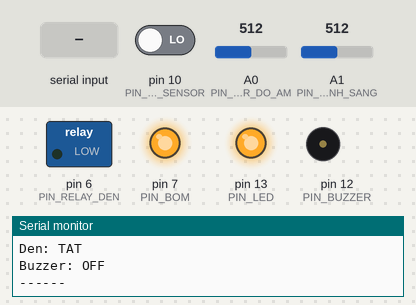
The sketch below on a simulated Arduino Uno, built with avr-gcc and run on an emulated ATmega328P. Parts: switched loads named in the sketch (green lamp = pin HIGH), output pins drawn as LEDs (lit = HIGH), buzzer (waves = sounding, pin HIGH), the last lines printed to the serial monitor. Inputs (shaded band) come from the test bench; at power-on: A1 (PIN_SENSOR_ANH_SANG) = 512, pin 10 (PIN_FIRE_SENSOR) LOW, A0 (PIN_SENSOR_DO_AM) = 512.

Above: at 1.2 s.
1.3 s: A1 (PIN_SENSOR_ANH_SANG) set to 882
4.3 s: A1 (PIN_SENSOR_ANH_SANG) set to 911
At 6.3 s:
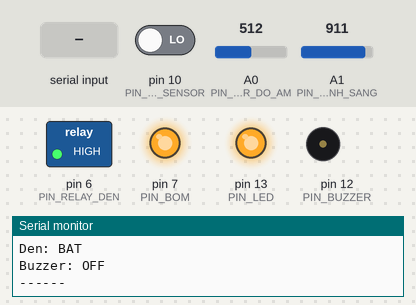
7.3 s: pin 10 (PIN_FIRE_SENSOR) driven HIGH
At 9.9 s:
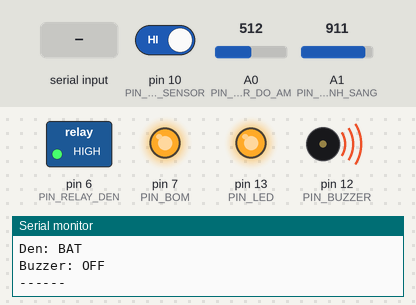
10.3 s: "DEN TAT\n" received over Serial
At 11.9 s:
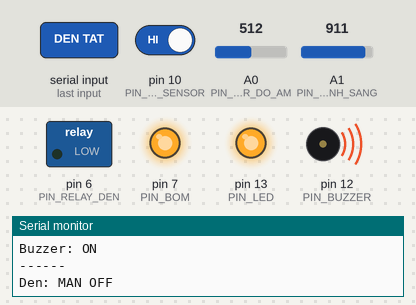
12.3 s: A0 (PIN_SENSOR_DO_AM) set to 488
At 14.4 s:
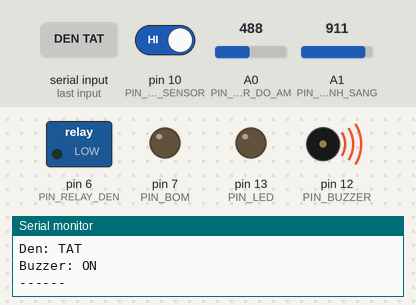
15.3 s: "DEN BAT\n" received over Serial
At 16.3 s:
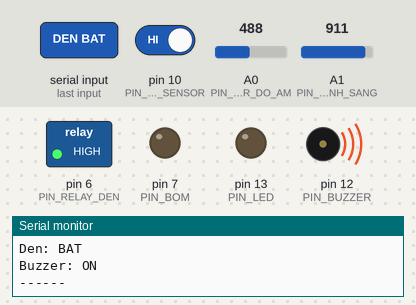
Timing chart, 0 to 28.2 s (numbered marks = the images above; inputs shaded):
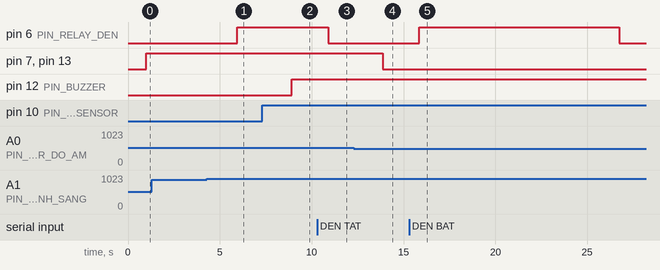

The sketch:

com12.ino
```cpp
#include <Arduino_FreeRTOS.h>
#include <queue.h>
#include <semphr.h>

constexpr uint8_t PIN_BOM = 7;
constexpr uint8_t PIN_RELAY_DEN = 6;
constexpr uint8_t PIN_SENSOR_DO_AM = A0;
constexpr uint8_t PIN_SENSOR_ANH_SANG = A1;
constexpr uint8_t PIN_LED = 13;
constexpr uint8_t PIN_FIRE_SENSOR = 10;
constexpr uint8_t PIN_BUZZER = 12;

QueueHandle_t queueDoAm;
QueueHandle_t queueAnhSang;
QueueHandle_t queueLua;
SemaphoreHandle_t mutexCheDo;

enum class CheDo : uint8_t { TU_DONG, TAY_BAT, TAY_TAT };
volatile CheDo cheDoBom = CheDo::TU_DONG;
volatile CheDo cheDoDen = CheDo::TU_DONG;
volatile CheDo cheDoBuzzer = CheDo::TU_DONG;
volatile bool justSwitchedAutoBom = false;
volatile bool justSwitchedAutoDen = false;
volatile bool justSwitchedAutoBuzzer = false;

TickType_t lastChangeBom = 0;
TickType_t lastChangeDen = 0;
TickType_t lastChangeBuzzer = 0;
bool bomOn = false;

void taskDocCamBien(void* pvParameters) {
  uint16_t doAm, anhSang;
  uint16_t lua;

  while (true) {
    doAm = analogRead(PIN_SENSOR_DO_AM);
    anhSang = analogRead(PIN_SENSOR_ANH_SANG);
    lua = digitalRead(PIN_FIRE_SENSOR);

    xQueueOverwrite(queueDoAm, &doAm);
    xQueueOverwrite(queueAnhSang, &anhSang);
    xQueueOverwrite(queueLua, &lua);

    vTaskDelay(pdMS_TO_TICKS(1000));
  }
}

void taskXuLyDieuKhien(void* pvParameters) {
  uint16_t doAm = 0, anhSang = 0, lua = 0;
  static bool prevBomState = false;
  static bool prevDenState = false;
  static bool prevBuzzerState = false;

  while (true) {
    xQueuePeek(queueDoAm, &doAm, 0);
    xQueuePeek(queueAnhSang, &anhSang, 0);
    xQueuePeek(queueLua, &lua, 0);

    CheDo localDen, localBom, localBuzzer;
    bool localJustDen, localJustBom, localJustBuzzer;
    if (xSemaphoreTake(mutexCheDo, pdMS_TO_TICKS(10)) == pdTRUE) {
      localDen = cheDoDen;
      localBom = cheDoBom;
      localBuzzer = cheDoBuzzer;
      localJustDen = justSwitchedAutoDen;
      localJustBom = justSwitchedAutoBom;
      localJustBuzzer = justSwitchedAutoBuzzer;
      xSemaphoreGive(mutexCheDo);
    } else {
      localDen = CheDo::TU_DONG;
      localBom = CheDo::TU_DONG;
      localBuzzer = CheDo::TU_DONG;
      localJustDen = localJustBom = localJustBuzzer = false;
    }

    // Đèn
    if (localDen == CheDo::TU_DONG) {
      bool denMoi = (anhSang > 900) ? true : (anhSang < 750) ? false : prevDenState;
      if (denMoi != prevDenState || localJustDen) {
        prevDenState = denMoi;
        digitalWrite(PIN_RELAY_DEN, denMoi);
      }
    } else if (localDen == CheDo::TAY_BAT) {
      prevDenState = true;
      digitalWrite(PIN_RELAY_DEN, HIGH);
    } else {
      prevDenState = false;
      digitalWrite(PIN_RELAY_DEN, LOW);
    }

    // Bơm
    if (localBom == CheDo::TU_DONG) {
      bool bomMoi = (doAm > 500);
      if (bomMoi != prevBomState || localJustBom) {
        prevBomState = bomMoi;
        bomOn = bomMoi;
        digitalWrite(PIN_BOM, bomOn);
        digitalWrite(PIN_LED, bomOn);
        if (localJustBom) {
          xSemaphoreTake(mutexCheDo, pdMS_TO_TICKS(10));
          justSwitchedAutoBom = false;
          xSemaphoreGive(mutexCheDo);
        }
      }
    } else {
      bool manual = (localBom == CheDo::TAY_BAT);
      prevBomState = manual;
      bomOn = manual;
      digitalWrite(PIN_BOM, bomOn);
      digitalWrite(PIN_LED, bomOn);
    }

    // Buzzer
    if (localBuzzer == CheDo::TU_DONG) {
      bool buzzerOn = (lua == HIGH);
      if (buzzerOn != prevBuzzerState || localJustBuzzer) {
        prevBuzzerState = buzzerOn;
        digitalWrite(PIN_BUZZER, buzzerOn ? HIGH : LOW);
      }
    } else if (localBuzzer == CheDo::TAY_BAT) {
      prevBuzzerState = true;
      digitalWrite(PIN_BUZZER, HIGH);
    } else {
      prevBuzzerState = false;
      digitalWrite(PIN_BUZZER, LOW);
    }

    if (xSemaphoreTake(mutexCheDo, pdMS_TO_TICKS(10)) == pdTRUE) {
      justSwitchedAutoDen = false;
      justSwitchedAutoBuzzer = false;
      xSemaphoreGive(mutexCheDo);
    }

    vTaskDelay(pdMS_TO_TICKS(1000));
  }
}

void taskPrintStatus(void* pvParameters) {
  uint16_t doAm, anhSang, lua;

  while (true) {
    if (xQueuePeek(queueDoAm, &doAm, 0) &&
        xQueuePeek(queueAnhSang, &anhSang, 0) &&
        xQueuePeek(queueLua, &lua, 0)) {

      bool localBomOn;
      CheDo localDen;
      if (xSemaphoreTake(mutexCheDo, pdMS_TO_TICKS(10)) == pdTRUE) {
        localBomOn = bomOn;
        localDen = cheDoDen;
        xSemaphoreGive(mutexCheDo);
      } else {
        localBomOn = false;
        localDen = CheDo::TU_DONG;
      }

      Serial.print(F("DoAm: ")); Serial.println(doAm);
      Serial.print(F("AnhSang: ")); Serial.println(anhSang);
      Serial.print(F("Lua: ")); Serial.println(lua ? F("ON") : F("OFF"));
      Serial.print(F("Bom: ")); Serial.println(localBomOn ? F("ON") : F("OFF"));
      Serial.print(F("Den: ")); Serial.println(digitalRead(PIN_RELAY_DEN) ? F("BAT") : F("TAT"));
      Serial.print(F("Buzzer: ")); Serial.println(digitalRead(PIN_BUZZER) ? F("ON") : F("OFF"));
      Serial.println(F("------"));
    }
    vTaskDelay(pdMS_TO_TICKS(2000));
  }
}

void taskNhanLenhTuPC(void* pvParameters) {
  char cmdBuffer[16];
  uint8_t idx = 0;

  while (true) {
    while (Serial.available()) {
      char c = Serial.read();
      if (c == '\n' || c == '\r') {
        if (idx > 0) {
          cmdBuffer[idx] = '\0';
          for (uint8_t i = 0; i < idx; i++) cmdBuffer[i] = toupper(cmdBuffer[i]);

          if (xSemaphoreTake(mutexCheDo, portMAX_DELAY) == pdTRUE) {
            if (strcmp(cmdBuffer, "DEN BAT") == 0) {
              cheDoDen = CheDo::TAY_BAT;
              lastChangeDen = xTaskGetTickCount();
              Serial.println(F("Den: MAN ON"));
            } else if (strcmp(cmdBuffer, "DEN TAT") == 0) {
              cheDoDen = CheDo::TAY_TAT;
              lastChangeDen = xTaskGetTickCount();
              Serial.println(F("Den: MAN OFF"));
            } else if (strcmp(cmdBuffer, "DEN AUTO") == 0) {
              cheDoDen = CheDo::TU_DONG;
              justSwitchedAutoDen = true;
              Serial.println(F("Den: AUTO"));
            } else if (strcmp(cmdBuffer, "BOM BAT") == 0) {
              cheDoBom = CheDo::TAY_BAT;
              lastChangeBom = xTaskGetTickCount();
              Serial.println(F("Bom: MAN ON"));
            } else if (strcmp(cmdBuffer, "BOM TAT") == 0) {
              cheDoBom = CheDo::TAY_TAT;
              lastChangeBom = xTaskGetTickCount();
              Serial.println(F("Bom: MAN OFF"));
            } else if (strcmp(cmdBuffer, "BOM AUTO") == 0) {
              cheDoBom = CheDo::TU_DONG;
              justSwitchedAutoBom = true;
              Serial.println(F("Bom: AUTO"));
            } else if (strcmp(cmdBuffer, "BUZZER BAT") == 0) {
              cheDoBuzzer = CheDo::TAY_BAT;
              lastChangeBuzzer = xTaskGetTickCount();
              Serial.println(F("Buzzer: MAN ON"));
            } else if (strcmp(cmdBuffer, "BUZZER TAT") == 0) {
              cheDoBuzzer = CheDo::TAY_TAT;
              lastChangeBuzzer = xTaskGetTickCount();
              Serial.println(F("Buzzer: MAN OFF"));
            } else if (strcmp(cmdBuffer, "BUZZER AUTO") == 0) {
              cheDoBuzzer = CheDo::TU_DONG;
              justSwitchedAutoBuzzer = true;
              Serial.println(F("Buzzer: AUTO"));
            } else if (strcmp(cmdBuffer, "AUTO ALL") == 0) {
              cheDoDen = CheDo::TU_DONG;
              cheDoBom = CheDo::TU_DONG;
              cheDoBuzzer = CheDo::TU_DONG;
              justSwitchedAutoDen = true;
              justSwitchedAutoBom = true;
              justSwitchedAutoBuzzer = true;
              lastChangeDen = xTaskGetTickCount();
              lastChangeBom = xTaskGetTickCount();
              lastChangeBuzzer = xTaskGetTickCount();
              Serial.println(F("All devices set to AUTO mode"));
            } else {
              Serial.println(F("Invalid cmd"));
            }
            xSemaphoreGive(mutexCheDo);
          }
          idx = 0;
        }
      } else if (idx < sizeof(cmdBuffer) - 1) {
        cmdBuffer[idx++] = c;
      }
    }
    vTaskDelay(pdMS_TO_TICKS(20));
  }
}

void taskAutoModeSwitch(void* pvParameters) {
  while (true) {
    TickType_t now = xTaskGetTickCount();

    if (xSemaphoreTake(mutexCheDo, pdMS_TO_TICKS(10)) == pdTRUE) {
      // Bom
      if (cheDoBom == CheDo::TAY_BAT && now - lastChangeBom >= pdMS_TO_TICKS(10000)) {
        cheDoBom = CheDo::TAY_TAT;
        lastChangeBom = now;
        Serial.println(F("Bom auto OFF sau 10s MAN ON"));
      } else if (cheDoBom == CheDo::TAY_TAT && now - lastChangeBom >= pdMS_TO_TICKS(10000)) {
        cheDoBom = CheDo::TU_DONG;
        justSwitchedAutoBom = true;
        Serial.println(F("Bom auto AUTO sau 10s MAN OFF"));
      }
      // Den
      if (cheDoDen == CheDo::TAY_BAT && now - lastChangeDen >= pdMS_TO_TICKS(10000)) {
        cheDoDen = CheDo::TAY_TAT;
        lastChangeDen = now;
        Serial.println(F("Den auto OFF sau 10s MAN ON"));
      } else if (cheDoDen == CheDo::TAY_TAT && now - lastChangeDen >= pdMS_TO_TICKS(10000)) {
        cheDoDen = CheDo::TU_DONG;
        justSwitchedAutoDen = true;
        Serial.println(F("Den auto AUTO sau 10s MAN OFF"));
      }
      // Buzzer
      if (cheDoBuzzer == CheDo::TAY_BAT && now - lastChangeBuzzer >= pdMS_TO_TICKS(10000)) {
        cheDoBuzzer = CheDo::TAY_TAT;
        lastChangeBuzzer = now;
        Serial.println(F("Buzzer auto OFF sau 10s MAN ON"));
      } else if (cheDoBuzzer == CheDo::TAY_TAT && now - lastChangeBuzzer >= pdMS_TO_TICKS(10000)) {
        cheDoBuzzer = CheDo::TU_DONG;
        justSwitchedAutoBuzzer = true;
        Serial.println(F("Buzzer auto AUTO sau 10s MAN OFF"));
      }
      xSemaphoreGive(mutexCheDo);
    }

    vTaskDelay(pdMS_TO_TICKS(1000));
  }
}

void setup() {
  Serial.begin(9600);

  pinMode(PIN_LED, OUTPUT);
  pinMode(PIN_BOM, OUTPUT);
  pinMode(PIN_RELAY_DEN, OUTPUT);
  pinMode(PIN_FIRE_SENSOR, INPUT);
  pinMode(PIN_BUZZER, OUTPUT);

  mutexCheDo = xSemaphoreCreateMutex();
  if (mutexCheDo == NULL) {
    Serial.println(F("Failed to create mutex"));
    while (true);
  }

  queueDoAm = xQueueCreate(1, sizeof(uint16_t));
  queueAnhSang = xQueueCreate(1, sizeof(uint16_t));
  queueLua = xQueueCreate(1, sizeof(uint16_t));

  xTaskCreate(taskXuLyDieuKhien, "XuLy", 128, nullptr, 2, nullptr);
  xTaskCreate(taskNhanLenhTuPC, "PC", 96, nullptr, 1, nullptr);
  xTaskCreate(taskDocCamBien, "DocCB", 96, nullptr, 2, nullptr);
  xTaskCreate(taskPrintStatus, "Print", 96, nullptr, 1, nullptr);
  xTaskCreate(taskAutoModeSwitch, "Auto", 96, nullptr, 1, nullptr);
}

void loop() {
}
```

Measured:
- the behaviour switches between 900 and 901 on A1 (PIN_SENSOR_ANH_SANG) (found by bisection; images 0 and 1)
- the behaviour switches between 501 and 500 on A0 (PIN_SENSOR_DO_AM) (found by bisection; images 3 and 4)
- after the input at 4.3 s, pin 6 (PIN_RELAY_DEN): LOW → HIGH after 1.6 s
- after the input at 7.3 s, pin 12 (PIN_BUZZER): LOW → HIGH after 1.6 s
- after the input at 10.3 s, pin 6 (PIN_RELAY_DEN): HIGH → LOW after 0.59 s
- after the input at 12.3 s, pin 7 (PIN_BOM), pin 13 (PIN_LED): HIGH → LOW after 1.6 s
- after the input at 15.3 s, pin 6 (PIN_RELAY_DEN): LOW → HIGH after 0.54 s instead of 6.5 s
